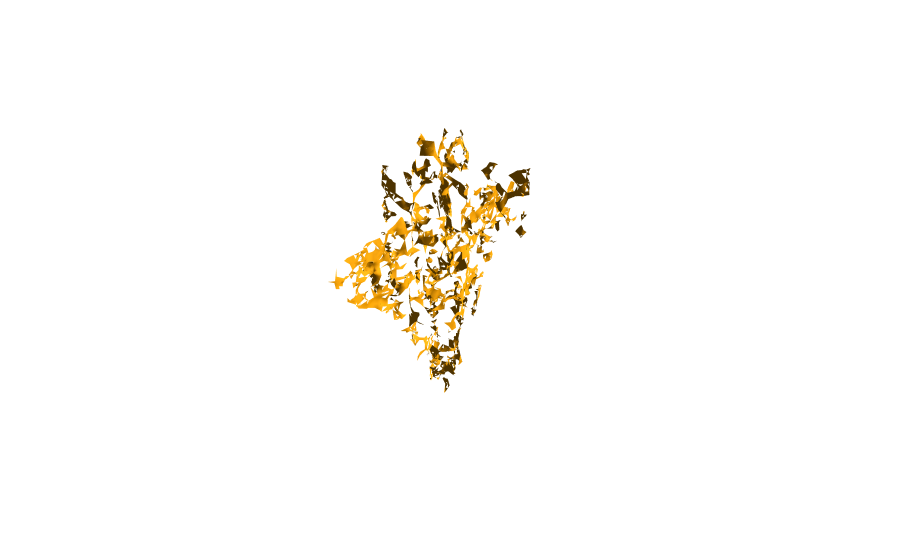

Notebook cell for this chart:
### Markdown cell above
# BPA Upsampling Mesh

### Code cell
# ---- Load .ply file ----
file_path = "/work/csse463/202620/04/csse463-image-recognition-project/Meshing/new_reconstructed_bpa_upsampled_4.ply"  # <-- change this
mesh = o3d.io.read_triangle_mesh(file_path)

if not mesh.has_vertex_normals():
    mesh.compute_vertex_normals()

vertices = np.asarray(mesh.vertices)
triangles = np.asarray(mesh.triangles)

fig = go.Figure(data=[
    go.Mesh3d(
        x=vertices[:,0],
        y=vertices[:,1],
        z=vertices[:,2],
        i=triangles[:,0],
        j=triangles[:,1],
        k=triangles[:,2],
        color='orange',
        opacity=1.0,
        lighting=dict(
            ambient=0.3,
            diffuse=0.8,
            specular=0.3,
            roughness=0.5
        )
    )
])

fig.update_layout(
    scene=dict(
        aspectmode='data',
        xaxis=dict(visible=False),
        yaxis=dict(visible=False),
        zaxis=dict(visible=False),
        bgcolor='white'
    ),
    paper_bgcolor='white'
)

fig.show()

### Figure 1 — Plotly figure (JSON) as saved in the notebook; plotly's stock layout.template omitted (floating-point values rounded to 4 significant figures; data arrays with more than 128 entries replaced by an {"elided": "..."} marker saying what was removed)
{"data": [{"color": "orange", "i": {"elided": "7700 int values"}, "j": {"elided": "7700 int values"}, "k": {"elided": "7700 int values"}, "lighting": {"ambient": 0.3, "diffuse": 0.8, "roughness": 0.5, "specular": 0.3}, "opacity": 1, "type": "mesh3d", "x": {"elided": "5818 float values"}, "y": {"elided": "5818 float values"}, "z": {"elided": "5818 float values"}}], "layout": {"paper_bgcolor": "white", "scene": {"aspectmode": "data", "bgcolor": "white", "xaxis": {"visible": false}, "yaxis": {"visible": false}, "zaxis": {"visible": false}}}}
